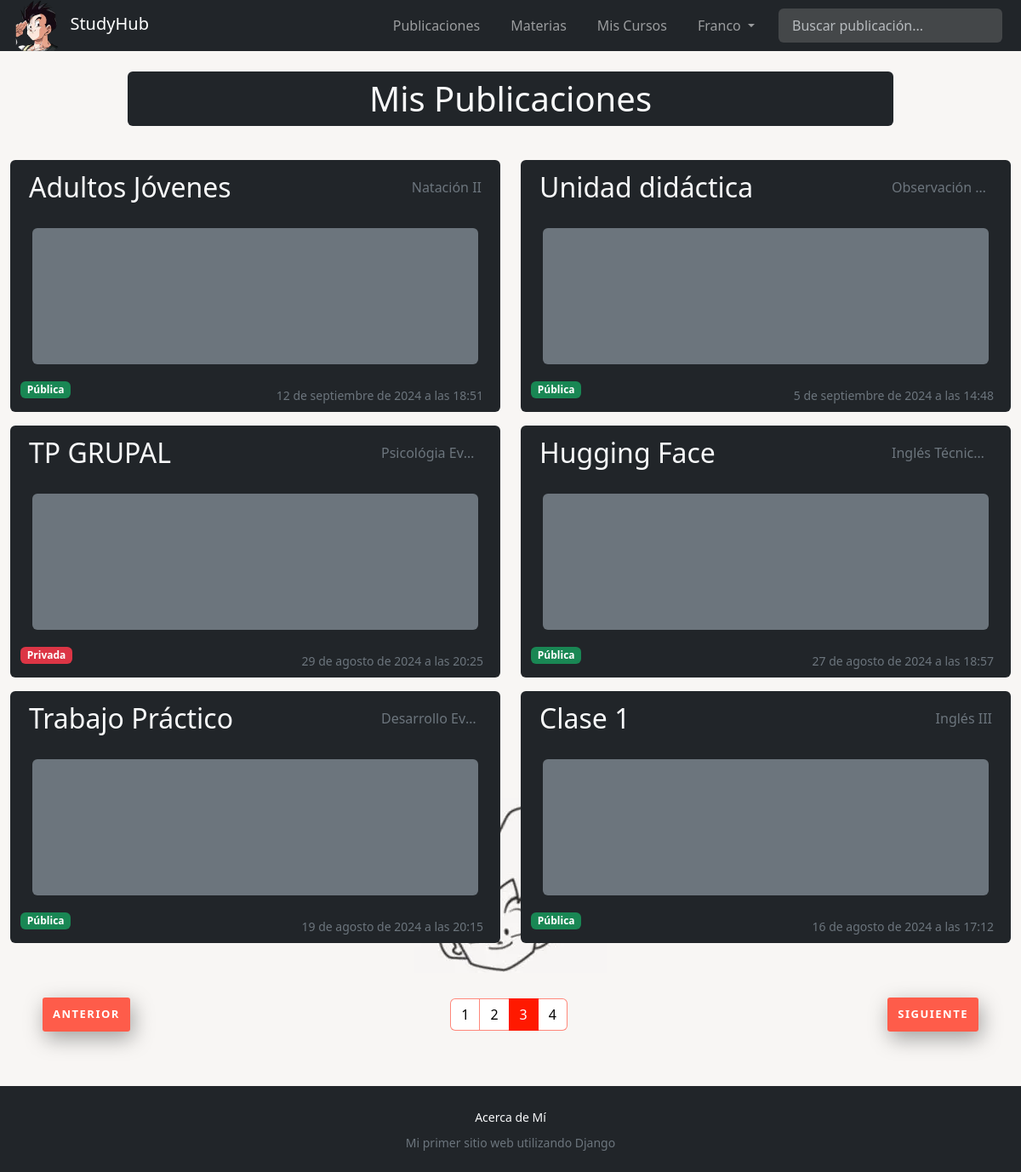
The app's page /cuenta/mis-publicaciones/?page=3 (signed in), older data.
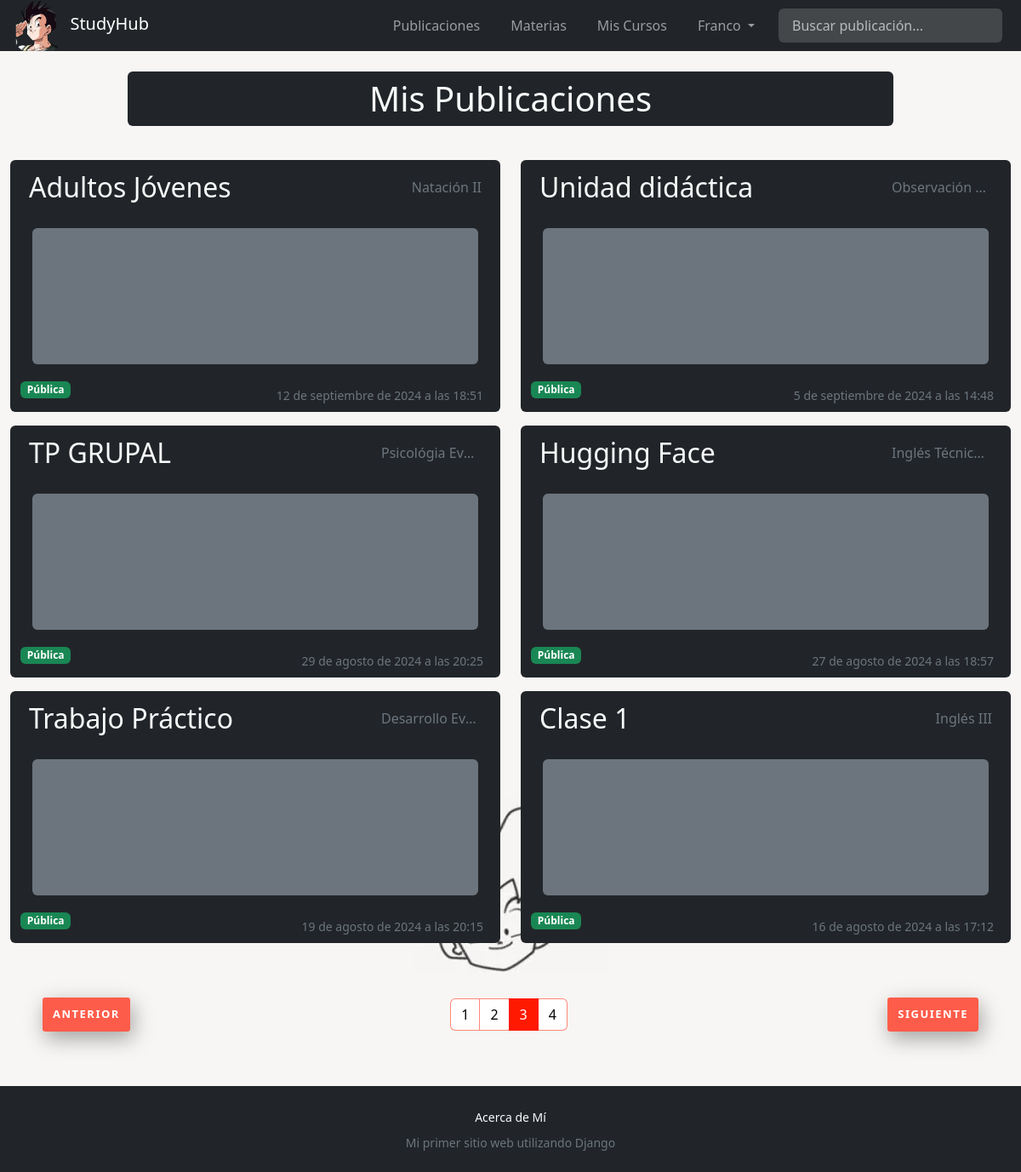
The same page, newer data.
### study_hub/models.py (models this page shows, shortened)
class Publication(Model):
    author = ForeignKey(User, on_delete=CASCADE, blank=False, default=1)
    title = CharField(max_length=60, blank=False)
    content = tinymce_models.HTMLField()
    publication_date = DateTimeField(auto_now_add=True)
    subject = ForeignKey(Subject, on_delete=CASCADE, blank=False)
    isPrivate = BooleanField(default=False)

class Subject(Model):
    name = CharField(max_length=40)
    code = IntegerField(validators=[MaxValueValidator(9999), MinValueValidator(1)])
    career = ForeignKey(Career, on_delete=CASCADE)
    class Meta:
        ordering = ["career", "code"]

### account/views.py (the view)
# urls.py: path("mis-publicaciones/", my_publications, name="my_publications"),
@login_required
def my_publications(request):
    publications_filter = Publication.objects.filter(author=request.user).order_by(
        "-publication_date"
    )
    paginator = Paginator(publications_filter, 6)
    page = request.GET.get("page")
    try:
        publications = paginator.page(page)
    except PageNotAnInteger:
        publications = paginator.page(1)
    except EmptyPage:
        publications = paginator.page(paginator.num_pages)
    return render(
        request,
        "my_publications.html",
        {"title": "Mis Publicaciones", "my_publications": publications},
    )

### account/templates/my_publications.html (shortened to what this page needs)
{% extends 'layout.html' %}
{% block header %}
<h1 class="text-center w-75 m-auto py-2 px-4 bg-dark text-light rounded">{{title}}</h1>
{% endblock header %}
{% block content %}
<div class="row mx-auto mt-4" style="width: 100%;">
    {% for publication in my_publications %}
    <div class="col-12 col-sm-6">
        <div class="container rounded text-light bg-dark mx-auto">
            <div class="my-publication-header d-flex py-2 justify-content-between align-items-center">
                <a href="{% url 'apuntes:publication_detail' subject=publication.subject.name id=publication.subject.pk pk=publication.pk %}"
                    class="text-truncate link-light link-underline-opacity-0 link-underline-opacity-75-hover fs-2">
                    {{publication.title}}
                </a>
                <a href="{% url 'apuntes:publications' subject=publication.subject.name id=publication.subject.pk %}"
                    class="text-secondary text-truncate text-end link-light link-underline-opacity-0 ">
                    {{publication.subject.name}}
                </a>
            </div>
            <div class="my-publication-content my-3 mx-auto py-2 px-3 bg-secondary rounded"
                id="publication-content-{{publication.id}}"
                aria-details="{{publication.subject.name}}-{{publication.subject.id}}">
            </div>
            <form method="POST" action="{% url 'apuntes:change_post_privacy' publication.pk %}"
                class="position-absolute button-0">
                <button type="submit" style="all:unset; cursor: pointer;"
                    title="Cambiar a {%if publication.isPrivate %} Pública {%else%} Privada {%endif%}">
                    {% if publication.isPrivate %}
                    <span class="badge bg-danger">Privada</span>
                    {% else %}
                    <span class="badge bg-success">Pública</span>
                    {% endif %}
                </button>
            </form>
            <p class="text-end text-secondary p-2 text-truncate">
                <small>{{publication.publication_date}}</small>
            </p>
        </div>
    </div>
    {% endfor %}
    <nav class="col-11 mt-5 mx-auto d-flex justify-content-between align-items-center">
        {% if my_publications.has_previous %}
        <a href="?page={{ my_publications.previous_page_number }}" class="custom-link">
            Anterior
        </a>
        {% else %}
        <button class="custom-link" disabled>
            Anterior
        </button>
        {% endif %}
        <ul class="pagination pagination-md m-0">
            {% for num_page in my_publications.paginator.page_range %}
            {% if my_publications.number == num_page %}
            <li class="page-item active" aria-current="page"> <span class="page-link">{{ num_page }}</span></li>
            {% else %}
            <li class="page-item"> <a class="page-link" href="?page={{ num_page }}">{{ num_page }}</a></li>
            {% endif %}
            {% endfor %}
        </ul>
        {% if my_publications.has_next %}
        <a href="?page={{ my_publications.next_page_number }}" class="custom-link">
            Siguiente
        </a>
        {% else %}
        <button class="custom-link" disabled>
            Siguiente
        </button>
        {% endif %}
    </nav>
</div>
{% endblock content %}

Row changes from the older to the newer data that the page shows:
changed Publication "TP GRUPAL": isPrivate "Privada" → "Pública"
